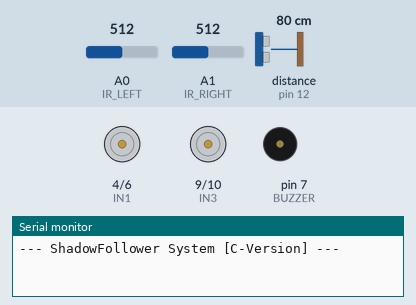
This sketch was run on a simulated Arduino Uno, built with avr-gcc and run on an emulated ATmega328P. On the bench: motor-driver pin pairs drawn as motors (green arrow = first pin HIGH = forward, orange = second pin HIGH = backward, longer = more drive, scaled by the enable pin), buzzer (waves = sounding), the last lines printed to the serial monitor. Wiring (inferred from the names in the program): ultrasonic range finder: trigger pin 13; echo pin 12. The test bench sets the inputs (shaded band); at power-on: distance to the obstacle (sensor on pin 12) 80 cm, A0 (IR_LEFT) = 512, A1 (IR_RIGHT) = 512. The echo pulse lasts 58.3 µs per cm.

Above: at 0.1 s.
At 5.2 s:
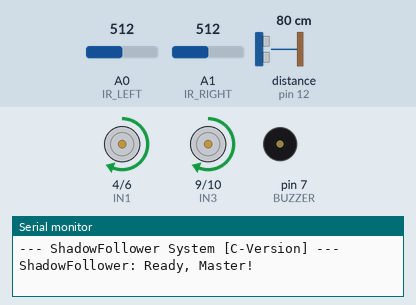
5.3 s: distance to the obstacle (sensor on pin 12) set to 23 cm
6.8 s: distance to the obstacle (sensor on pin 12) set to 18 cm
At 8.0 s:
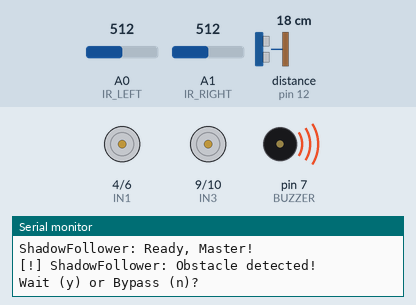
Timing chart, 0 to 9.8 s (numbered marks = the images above; inputs shaded):
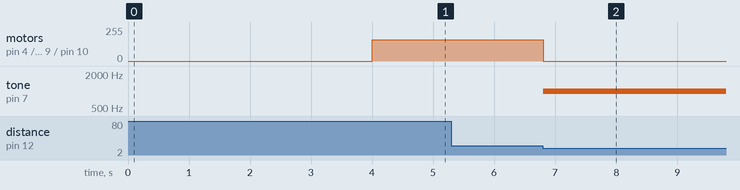

The sketch:

ShadowFollower_V1.ino
```cpp
/* * Project Name: ShadowFollower
 * Language: C (Arduino Framework)
 */

#include <avr/io.h>

// --- Sensor Pins Definitions ---
#define IR_LEFT A0
#define IR_RIGHT A1
#define TRIG 13
#define ECHO 12
#define BUZZER 7

// --- Motor Pins Definitions ---
#define ENA 5
#define IN1 4
#define IN2 6
#define ENB 11
#define IN3 9
#define IN4 10

int blackLineValue = 500;

// Function Prototypes
long getDistance(void);
void followLineLogic(void);
void smartEscape(void);
void moveForward(void);
void stopMotors(void);
void turnLeft(void);
void turnRight(void);

void setup() {
    pinMode(IR_LEFT, INPUT);
    pinMode(IR_RIGHT, INPUT);
    pinMode(TRIG, OUTPUT);
    pinMode(ECHO, INPUT);
    pinMode(BUZZER, OUTPUT);

    pinMode(ENA, OUTPUT); pinMode(IN1, OUTPUT); pinMode(IN2, OUTPUT);
    pinMode(ENB, OUTPUT); pinMode(IN3, OUTPUT); pinMode(IN4, OUTPUT);

    Serial.begin(9600);

    Serial.println("--- ShadowFollower System [C-Version] ---");
    delay(4000);

    blackLineValue = analogRead(IR_LEFT) + 150;
    Serial.println("ShadowFollower: Ready, Master!");
}

void loop() {
    long distance = getDistance();

    if (distance > 0 && distance < 20) {
        stopMotors();
        tone(BUZZER, 1000);

        Serial.println("\n[!] ShadowFollower: Obstacle detected!");
        Serial.println("Wait (y) or Bypass (n)?");

        while (Serial.available() == 0) { }

        char response = (char)Serial.read();

        if (response == 'y' || response == 'Y') {
            Serial.println("ShadowFollower: Mode: Waiting...");
            noTone(BUZZER);
            delay(4000);
        }
        else if (response == 'n' || response == 'N') {
            Serial.println("ShadowFollower: Mode: Autonomous Bypass...");
            noTone(BUZZER);
            smartEscape();
        }
    }
    else {
        followLineLogic();
    }
}

void followLineLogic(void) {
    int leftSens = analogRead(IR_LEFT);
    int rightSens = analogRead(IR_RIGHT);

    if (leftSens < blackLineValue && rightSens < blackLineValue) {
        moveForward();
    }
    else if (leftSens > blackLineValue) {
        turnLeft();
    }
    else if (rightSens > blackLineValue) {
        turnRight();
    }
    else {
        stopMotors();
    }
}

void smartEscape(void) {
    digitalWrite(IN1, LOW); digitalWrite(IN2, HIGH);
    digitalWrite(IN3, LOW); digitalWrite(IN4, HIGH);
    delay(1000);

    digitalWrite(IN1, HIGH); digitalWrite(IN2, LOW);
    digitalWrite(IN3, LOW); digitalWrite(IN4, HIGH);
    delay(1500);

    moveForward();
    delay(1500);
}

void moveForward(void) {
    analogWrite(ENA, 160); digitalWrite(IN1, HIGH); digitalWrite(IN2, LOW);
    analogWrite(ENB, 160); digitalWrite(IN3, HIGH); digitalWrite(IN4, LOW);
}

void stopMotors(void) {
    analogWrite(ENA, 0); analogWrite(ENB, 0);
}

void turnLeft(void) {
    analogWrite(ENA, 60); digitalWrite(IN1, LOW); digitalWrite(IN2, HIGH);
    analogWrite(ENB, 160); digitalWrite(IN3, HIGH); digitalWrite(IN4, LOW);
}

void turnRight(void) {
    analogWrite(ENA, 160); digitalWrite(IN1, HIGH); digitalWrite(IN2, LOW);
    analogWrite(ENB, 60); digitalWrite(IN3, LOW); digitalWrite(IN4, HIGH);
}

long getDistance(void) {
    digitalWrite(TRIG, LOW);
    delayMicroseconds(2);
    digitalWrite(TRIG, HIGH);
    delayMicroseconds(10);
    digitalWrite(TRIG, LOW);
    return pulseIn(ECHO, HIGH) * 0.034 / 2;
}
```

Measured:
- the behaviour switches between 21 and 20 cm on distance to the obstacle (sensor on pin 12) (found by bisection; images 1 and 2)
- after the input at 5.3 s, every drawn part: stays the same
- after the input at 6.8 s, motor on pin 4 (IN1) / pin 6 (IN2), motor on pin 9 (IN3) / pin 10 (IN4): forward 160/255 → stopped at once; tone on pin 7 (BUZZER): silent → 1000 Hz at once
